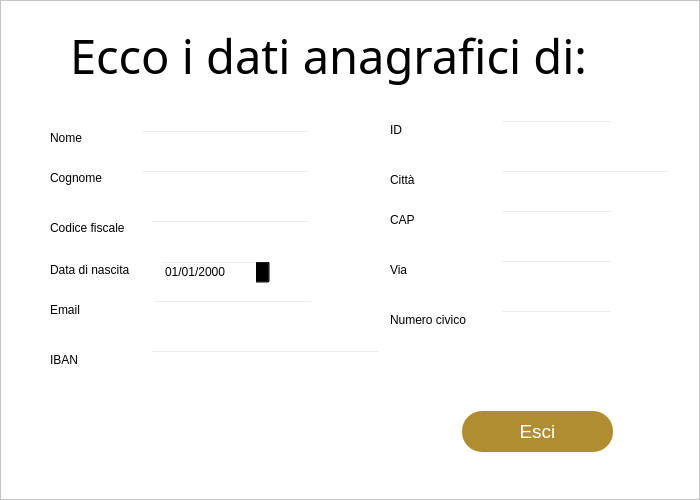
<?xml version="1.0" encoding="UTF-8"?>
<ui version="4.0">
 <class>Dialog</class>
 <widget class="QDialog" name="Dialog">
  <property name="geometry">
   <rect>
    <x>0</x>
    <y>0</y>
    <width>700</width>
    <height>500</height>
   </rect>
  </property>
  <property name="windowTitle">
   <string>Dialog</string>
  </property>
  <widget class="QFrame" name="frame">
   <property name="geometry">
    <rect>
     <x>0</x>
     <y>0</y>
     <width>700</width>
     <height>500</height>
    </rect>
   </property>
   <property name="styleSheet">
    <string notr="true">background-color: rgb(255, 255, 255);</string>
   </property>
   <property name="frameShape">
    <enum>QFrame::StyledPanel</enum>
   </property>
   <property name="frameShadow">
    <enum>QFrame::Raised</enum>
   </property>
   <widget class="QLabel" name="label">
    <property name="geometry">
     <rect>
      <x>50</x>
      <y>130</y>
      <width>60</width>
      <height>16</height>
     </rect>
    </property>
    <property name="styleSheet">
     <string notr="true">background-color:rgba(0,0,0,0);
</string>
    </property>
    <property name="text">
     <string>Nome</string>
    </property>
   </widget>
   <widget class="QLineEdit" name="nome">
    <property name="geometry">
     <rect>
      <x>140</x>
      <y>130</y>
      <width>171</width>
      <height>21</height>
     </rect>
    </property>
    <property name="styleSheet">
     <string notr="true">background-color:rgba(0,0,0,0);
</string>
    </property>
   </widget>
   <widget class="QLabel" name="label_2">
    <property name="geometry">
     <rect>
      <x>50</x>
      <y>170</y>
      <width>60</width>
      <height>16</height>
     </rect>
    </property>
    <property name="styleSheet">
     <string notr="true">background-color:rgba(0,0,0,0);
</string>
    </property>
    <property name="text">
     <string>Cognome</string>
    </property>
   </widget>
   <widget class="QLineEdit" name="cognome">
    <property name="geometry">
     <rect>
      <x>140</x>
      <y>170</y>
      <width>171</width>
      <height>21</height>
     </rect>
    </property>
    <property name="styleSheet">
     <string notr="true">background-color:rgba(0,0,0,0);
</string>
    </property>
   </widget>
   <widget class="QLabel" name="label_3">
    <property name="geometry">
     <rect>
      <x>50</x>
      <y>220</y>
      <width>91</width>
      <height>16</height>
     </rect>
    </property>
    <property name="styleSheet">
     <string notr="true">background-color:rgba(0,0,0,0);
</string>
    </property>
    <property name="text">
     <string>Codice fiscale</string>
    </property>
   </widget>
   <widget class="QLineEdit" name="cf">
    <property name="geometry">
     <rect>
      <x>150</x>
      <y>220</y>
      <width>161</width>
      <height>21</height>
     </rect>
    </property>
    <property name="styleSheet">
     <string notr="true">background-color:rgba(0,0,0,0);
</string>
    </property>
   </widget>
   <widget class="QLabel" name="label_4">
    <property name="geometry">
     <rect>
      <x>50</x>
      <y>260</y>
      <width>101</width>
      <height>20</height>
     </rect>
    </property>
    <property name="styleSheet">
     <string notr="true">background-color:rgba(0,0,0,0);
</string>
    </property>
    <property name="text">
     <string>Data di nascita</string>
    </property>
   </widget>
   <widget class="QDateEdit" name="dateEdit">
    <property name="geometry">
     <rect>
      <x>160</x>
      <y>260</y>
      <width>110</width>
      <height>24</height>
     </rect>
    </property>
    <property name="styleSheet">
     <string notr="true">background-color:rgba(0,0,0,0);
</string>
    </property>
    <property name="displayFormat">
     <string>dd/MM/yyyy</string>
    </property>
   </widget>
   <widget class="QLabel" name="label_5">
    <property name="geometry">
     <rect>
      <x>50</x>
      <y>300</y>
      <width>101</width>
      <height>20</height>
     </rect>
    </property>
    <property name="styleSheet">
     <string notr="true">background-color:rgba(0,0,0,0);
</string>
    </property>
    <property name="text">
     <string>Email</string>
    </property>
   </widget>
   <widget class="QLabel" name="label_6">
    <property name="geometry">
     <rect>
      <x>50</x>
      <y>350</y>
      <width>71</width>
      <height>20</height>
     </rect>
    </property>
    <property name="styleSheet">
     <string notr="true">background-color:rgba(0,0,0,0);
</string>
    </property>
    <property name="text">
     <string>IBAN</string>
    </property>
   </widget>
   <widget class="QLabel" name="label_7">
    <property name="geometry">
     <rect>
      <x>390</x>
      <y>170</y>
      <width>101</width>
      <height>20</height>
     </rect>
    </property>
    <property name="styleSheet">
     <string notr="true">background-color:rgba(0,0,0,0);
</string>
    </property>
    <property name="text">
     <string>Città</string>
    </property>
   </widget>
   <widget class="QLabel" name="label_8">
    <property name="geometry">
     <rect>
      <x>390</x>
      <y>210</y>
      <width>101</width>
      <height>20</height>
     </rect>
    </property>
    <property name="styleSheet">
     <string notr="true">background-color:rgba(0,0,0,0);
</string>
    </property>
    <property name="text">
     <string>CAP</string>
    </property>
   </widget>
   <widget class="QLabel" name="label_9">
    <property name="geometry">
     <rect>
      <x>390</x>
      <y>260</y>
      <width>101</width>
      <height>20</height>
     </rect>
    </property>
    <property name="styleSheet">
     <string notr="true">background-color:rgba(0,0,0,0);
</string>
    </property>
    <property name="text">
     <string>Via</string>
    </property>
   </widget>
   <widget class="QLabel" name="label_10">
    <property name="geometry">
     <rect>
      <x>390</x>
      <y>310</y>
      <width>101</width>
      <height>20</height>
     </rect>
    </property>
    <property name="styleSheet">
     <string notr="true">background-color:rgba(0,0,0,0);
</string>
    </property>
    <property name="text">
     <string>Numero civico</string>
    </property>
   </widget>
   <widget class="QLineEdit" name="email">
    <property name="geometry">
     <rect>
      <x>152</x>
      <y>300</y>
      <width>161</width>
      <height>21</height>
     </rect>
    </property>
    <property name="styleSheet">
     <string notr="true">background-color:rgba(0,0,0,0);
</string>
    </property>
   </widget>
   <widget class="QLineEdit" name="via">
    <property name="geometry">
     <rect>
      <x>500</x>
      <y>260</y>
      <width>113</width>
      <height>21</height>
     </rect>
    </property>
    <property name="styleSheet">
     <string notr="true">background-color:rgba(0,0,0,0);
</string>
    </property>
   </widget>
   <widget class="QLineEdit" name="citta">
    <property name="geometry">
     <rect>
      <x>500</x>
      <y>170</y>
      <width>171</width>
      <height>21</height>
     </rect>
    </property>
    <property name="styleSheet">
     <string notr="true">background-color:rgba(0,0,0,0);
</string>
    </property>
   </widget>
   <widget class="QLineEdit" name="cap">
    <property name="geometry">
     <rect>
      <x>500</x>
      <y>210</y>
      <width>113</width>
      <height>21</height>
     </rect>
    </property>
    <property name="styleSheet">
     <string notr="true">background-color:rgba(0,0,0,0);
</string>
    </property>
   </widget>
   <widget class="QLineEdit" name="numerocivico">
    <property name="geometry">
     <rect>
      <x>500</x>
      <y>310</y>
      <width>113</width>
      <height>21</height>
     </rect>
    </property>
    <property name="styleSheet">
     <string notr="true">background-color:rgba(0,0,0,0);
</string>
    </property>
   </widget>
   <widget class="QPushButton" name="annulla">
    <property name="geometry">
     <rect>
      <x>462</x>
      <y>411</y>
      <width>151</width>
      <height>41</height>
     </rect>
    </property>
    <property name="styleSheet">
     <string notr="true">border-radius:20px;
background-color: rgb(176, 141, 48);
font: 14pt;
color: rgb(255, 255, 255);</string>
    </property>
    <property name="text">
     <string>Esci</string>
    </property>
   </widget>
   <widget class="QLabel" name="label_12">
    <property name="geometry">
     <rect>
      <x>70</x>
      <y>20</y>
      <width>551</width>
      <height>71</height>
     </rect>
    </property>
    <property name="font">
     <font>
      <family>Bangla MN</family>
      <pointsize>35</pointsize>
      <weight>50</weight>
      <italic>false</italic>
      <bold>false</bold>
      <underline>false</underline>
     </font>
    </property>
    <property name="styleSheet">
     <string notr="true">background-color: rgb(255, 255, 255);</string>
    </property>
    <property name="text">
     <string>Ecco i dati anagrafici di:</string>
    </property>
   </widget>
   <widget class="QLabel" name="label_11">
    <property name="geometry">
     <rect>
      <x>390</x>
      <y>120</y>
      <width>101</width>
      <height>20</height>
     </rect>
    </property>
    <property name="styleSheet">
     <string notr="true">background-color:rgba(0,0,0,0);
</string>
    </property>
    <property name="text">
     <string>ID</string>
    </property>
   </widget>
   <widget class="QLineEdit" name="id">
    <property name="geometry">
     <rect>
      <x>500</x>
      <y>120</y>
      <width>113</width>
      <height>21</height>
     </rect>
    </property>
    <property name="styleSheet">
     <string notr="true">background-color:rgba(0,0,0,0);
</string>
    </property>
    <property name="text">
     <string/>
    </property>
   </widget>
   <widget class="QLineEdit" name="iban">
    <property name="geometry">
     <rect>
      <x>150</x>
      <y>350</y>
      <width>231</width>
      <height>21</height>
     </rect>
    </property>
    <property name="styleSheet">
     <string notr="true">background-color:rgba(0,0,0,0);
</string>
    </property>
   </widget>
  </widget>
 </widget>
 <resources/>
 <connections/>
</ui>
